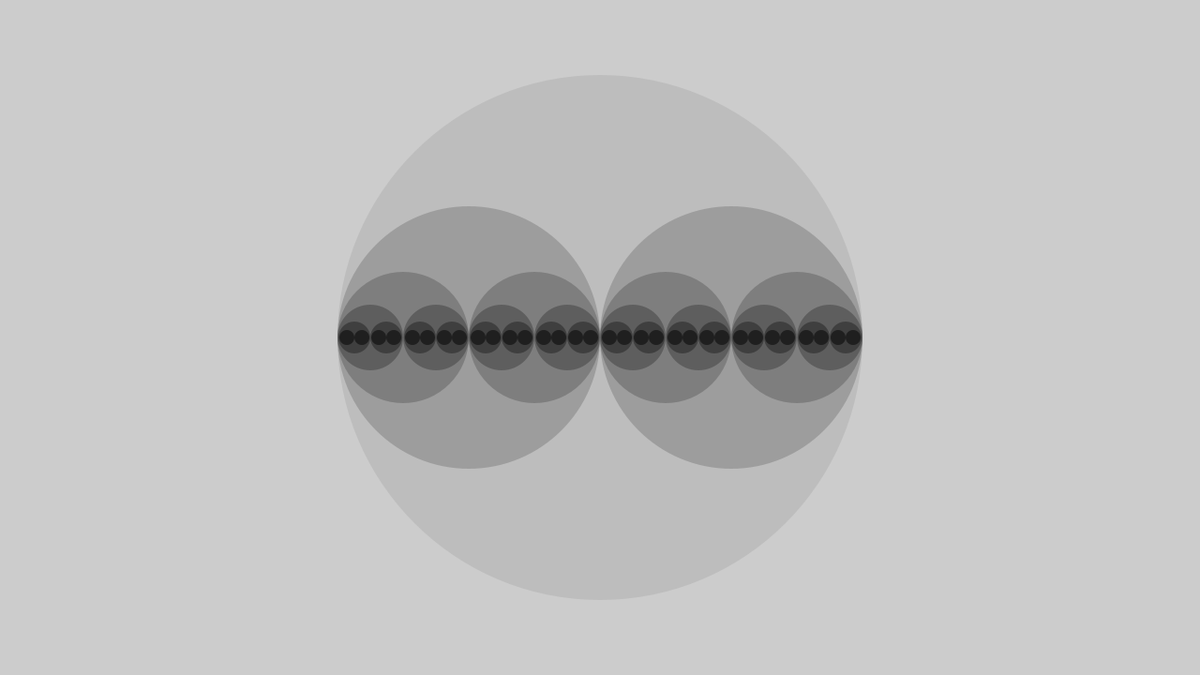
Frame 1 (no input)
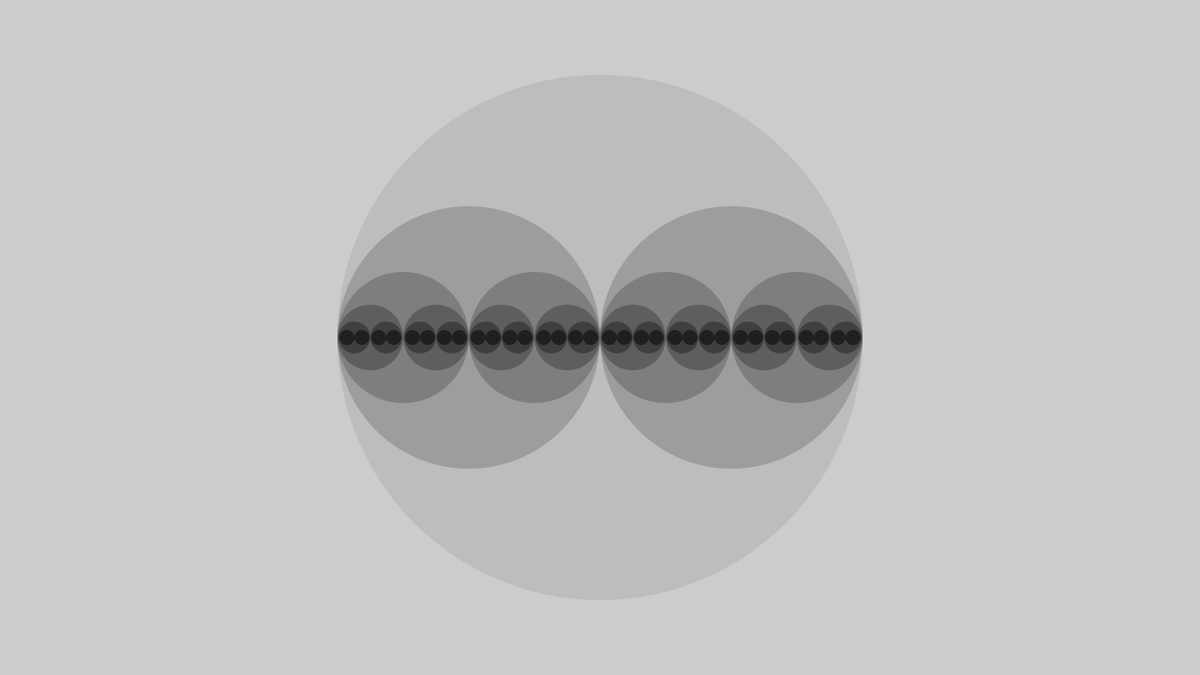
Frame 2 (the mouse pressed at the canvas centre, redrawn once)

The Processing sketch that drew these frames (run headless with seeded random() and noise(); the mouse was pressed at the canvas centre and the sketch redrawn once):

// Processing sketch: ellipseFunctionExample
// ── ellipseFunctionExample.pde

void setup() {
  size(1280, 720);
  noStroke();
  noLoop();
}

void draw() {
  drawCircle(width/2, 280, 6);
}

void drawCircle(int x, int radius, int level) {
  float tt = 126 * level/4.0;
  fill(tt);
  ellipse(x, height/2, radius*2, radius*2);
  if(level > 1) {
    level = level - 1;
    drawCircle(x - radius/2, radius/2, level);
    drawCircle(x + radius/2, radius/2, level);
  }
}
